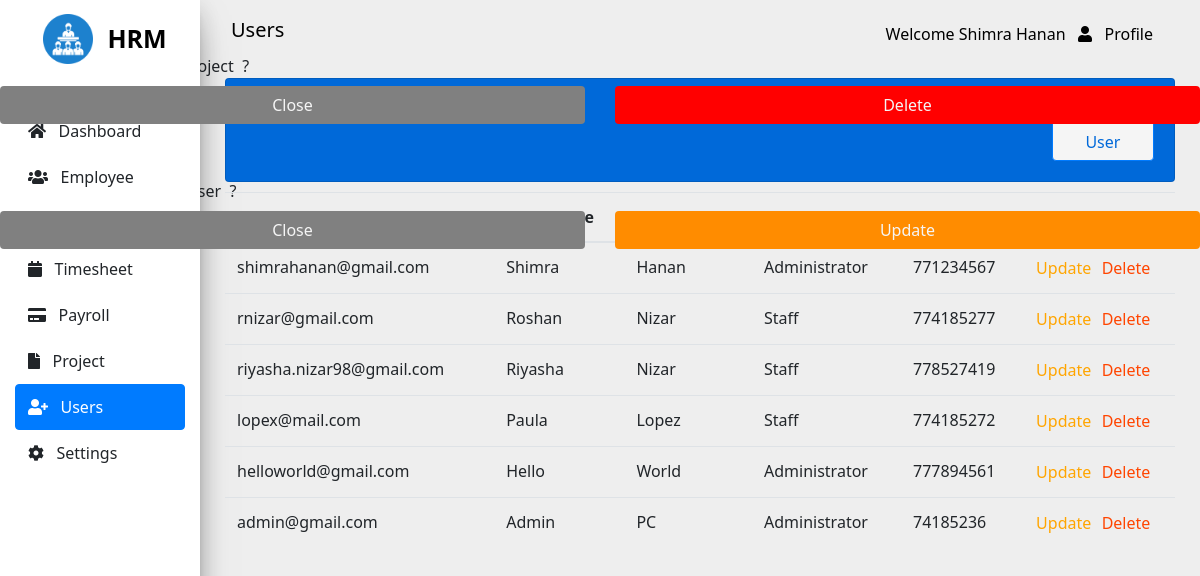
Page /pages/users/index.php (signed in) on the committed database.
### tables this page shows
CREATE TABLE IF NOT EXISTS `user` (
  `firstname` varchar(65) NOT NULL,
  `lastname` varchar(65) NOT NULL,
  `email` varchar(200) NOT NULL,
  `password` varchar(65) NOT NULL,
  `role` tinyint NOT NULL,
  `contactno` int DEFAULT NULL,
  `gender` tinyint(1) NOT NULL,
  `changed` tinyint(1) NOT NULL,
  PRIMARY KEY (`email`)
);

### core/services/common-service.php (called while the page is built, shortened)
<?php
    function getUsername() {
        return $_SESSION["fullname"];
    }
    function getRole($num) {
        if($num == 0) {
            return "Administrator";
        } else if($num == 1) {
            return "Staff";
        }  else {
            return "N/A";
        }
    }
?>

### core/services/user-service.php (called while the page is built, shortened)
<?php
    function getAllUsers($conn) {
        $query = "SELECT * FROM user ORDER BY 1 DESC";
        return $conn->query($query);
    }
?>

### pages/users/index.php (the view, shortened to what this page needs)
<?php
    require '../../core/services/common-service.php';
    require '../../shared/components/sidenav.php';
    require '../../core/services/user-service.php';
?>
<!DOCTYPE html>
<html lang="en">
<head>
    <link rel="stylesheet" href="https://use.fontawesome.com/releases/v5.7.0/css/all.css"
>
    <link rel="stylesheet" href="../../assets/css/common.css" />
    <link rel="stylesheet" href="../../assets/css/users.css" />
</head>
<body>
    <div class="row max-width">
        <div class="col-md-2 side-content">
            <img src="../../assets/images/hrm.png" width="50px" />
            <label>HRM</label>
            <br />
           <div class="button-section">
                <?php echo getSideNav("user"); ?>
            </div>
        </div>
        <div class="col-md-10 nav-content">
            <nav class="navbar">
                <label class="navbar-brand">Users</label>
                <div class="dropdown">
                    <button class="dropbtn" onclick="showDropDown()">
                        Welcome <?php echo getUserName();?> &nbsp
                        <span class="fa fa-user" onclick="showDropDown()"></span> &nbsp Profile
                    </button>
                </div>
            </nav>
            <div class="column maintain-paddings">
                <div class="card main-card">
                    <div class="row more-top-margin">
                        <div class="col-md-9">
                            <h4>View Users</h4>
                        </div>
                        <div class="col-md-3">
                            <a href="./create.php" class="btn btn-primary btn-small">Create User</a>
                        </div>
                    </div>
                </div>
                <div class="slight-top-margin">
                    <table class="table">
                        <thead>
                            <tr>
                                <th>Email Address</th>
                                <th>First Name</th>
                                <th>Last Name</th>
                                <th>Roles</th>
                                <th>Contact No</th>
                                <th>Action</th>
                            </tr>
                        </thead>
                        <tbody>
                            <?php
                                $result = getAllUsers($conn);
                                $count = 0;
                                while($row = mysqli_fetch_assoc($result)) {
                            ?>
                            <tr>
                                <td id="<?php echo 'name'.$count;?>"><?php echo $row["email"];?></td>
                                <td><?php echo $row["firstname"];?></td>
                                <td><?php echo $row["lastname"];?></td>
                                <td><?php echo getRole($row["role"]);?></td>
                                <td><?php echo $row["contactno"] ?? "N/A";?></td>
                                <td>
                                    <div class="row center">
                                        <form method="POST" action="../../core/services/user-services.php">
                                            <input type="button" data-toggle="modal" data-target="#deleteModal"
                                                class="btn-small btn-r btn-d" name="btnDelete"
                                                onclick="deleteUser(<?php echo 'name'.$count;?>)" value="Delete" />
                                            <input type="button" data-toggle="modal" data-target="#updateModal"
                                                class="btn-small btn-r btn-u" name="btnUpdate"
                                                onclick="updateUser(<?php echo 'name'.$count;?>)" value="Update" />
                                        </form>
                                    </div>
                                </td>
                            </tr>
                            <?php
                                $count++;
                                }
                            ?>
                        </tbody>
                    </table>
                </div>
            </div>
        </div>
    </div>
    <div id="deleteUserModal" class="modal">
        <form method="POST" action="../../core/services/user-service.php" class="modal-content">
            <div class="modal-header">
                <span class="close" onclick="closeDeleteModal()">&times;</span>
                <h3 class="modal-title" id="deleteModalLabel">Delete User</h3>
            </div>
            <div class="modal-body">
                <label>Do you want delete this project </label>
                <label>?</label>
            </div>
            <div class="modal-footer">
                <div class="row">
                    <div class="col-md-6">
                        <button type="button" class="btn btn-secondary" onclick="closeDeleteModal()">Close</button>
                    </div>
                    <div class="col-md-6">
                        <button type="submit" class="btn btn-danger" name="btnDelete">Delete</button>
                    </div>
                </div>
            </div>
        </form>
    </div>
    <div id="updateUserModal" class="modal">
        <form method="POST" action="../../core/services/user-service.php" class="modal-content">
            <div class="modal-header">
                <span class="close" onclick="closeUpdateModal()">&times;</span>
                <h3 class="modal-title" id="updateModalLabel">Update User</h3>
            </div>
            <div class="modal-body">
                <label>Do you want update this user </label>
                <label>?</label>
            </div>
            <div class="modal-footer">
                <div class="row">
                    <div class="col-md-6">
                        <button type="button" class="btn btn-secondary" onclick="closeUpdateModal()">Close</button>
                    </div>
                    <div class="col-md-6">
                        <button type="submit" class="btn btn-warning" name="btnUpdateData">Update</button>
                    </div>
                </div>
            </div>
        </form>
    </div>
</body>
</html>

### assets/css/common.css (style rules this page uses)
body { background-color: #eee; margin: 0; font-family: "Segoe UI","Roboto","Helvetica Neue",Arial,"Noto Sans",sans-serif,"Apple Color Emoji","Segoe UI Emoji","Segoe UI Symbol","Noto Color Emoji"; font-size: 1rem; font-weight: 400; line-height: 1.5; color: #212529; text-align: left; }
.row { display: flex; flex-wrap: wrap; margin-right: -15px; margin-left: -15px; }
.col-md, .col-md-1, .col-md-10, .col-md-11, .col-md-12, .col-md-2, .col-md-3, .col-md-4, .col-md-5, .col-md-6, .col-md-7, .col-md-8, .col-md-9, .col-md-auto { position: relative; width: 100%; padding-right: 15px; padding-left: 15px; }
@media only screen and (min-width: 768px) { .col-md-2 { max-width: 16.666667%; } }
@media only screen and (min-width: 768px) { .col-md-3 { max-width: 25%; } }
@media only screen and (min-width: 768px) { .col-md-6 { max-width: 50%; } }
@media only screen and (min-width: 768px) { .col-md-9 { max-width: 75%; } }
@media only screen and (min-width: 768px) { .col-md-10 { max-width: 83.333333%; } }
nav { display: block; }
.btn { display: inline-block; font-weight: 400; color: #212529; text-align: center; vertical-align: middle; user-select: none; background-color: transparent; border: 1px solid transparent; padding: .375rem .75rem; font-size: 1rem; line-height: 1.5; border-radius: .25rem; transition: color .15s ease-in-out,background-color .15s ease-in-out,border-color .15s ease-in-out,box-shadow .15s ease-in-out; }
a { color: #007bff; text-decoration: none; background-color: transparent; }
.navbar { position: relative; display: flex; flex-wrap: wrap; align-items: center; justify-content: space-between; padding: .5rem 1rem; }
.navbar-brand { color: black !important; }
.navbar-brand { display: inline-block; padding-top: .3125rem; padding-bottom: .3125rem; margin-right: 1rem; font-size: 1.25rem; line-height: inherit; white-space: nowrap; }
.dropdown, .dropleft, .dropright, .dropup { position: relative; }
.dropdown .dropbtn { cursor: pointer; font-size: 16px; border: none; outline: none; color: black; padding: 14px 16px; background-color: inherit; font-family: inherit; margin: 0; }
[type=button]:not(:disabled), [type=reset]:not(:disabled), [type=submit]:not(:disabled), button:not(:disabled) { cursor: pointer; }
button, select { text-transform: none; }
button, input { overflow: visible; }
button, input, optgroup, select, textarea { margin: 0; font-family: inherit; font-size: inherit; line-height: inherit; }
button { border-radius: 0; }
.btn-primary:hover, .btn-primary { color: #fff; background-color: #0069d9; border-color: #0062cc; }
label { display: inline-block; margin-bottom: .5rem; }
nav { background-color: transparent; }
.card { padding: 10px; }
.card { position: relative; display: flex; -ms-flex-direction: column; flex-direction: column; min-width: 0; word-wrap: break-word; background-color: #fff; background-clip: border-box; border: 1px solid rgba(0,0,0,.125); border-radius: .25rem; }
.h4, h4 { font-size: 1.5rem; }
.h1, .h2, .h3, .h4, .h5, .h6, h1, h2, h3, h4, h5, h6 { margin-bottom: .5rem; font-weight: 500; line-height: 1.2; }
h1, h2, h3, h4, h5, h6 { margin-top: 0; margin-bottom: .5rem; }
button, input, select { margin: 0; font-family: inherit; font-size: inherit; line-height: inherit; }
.table { width: 100%; margin-bottom: 1rem; color: #212529; }
table { border-collapse: collapse; }
.table thead th { vertical-align: bottom; border-bottom: 2px solid #dee2e6; }
.table td, .table th { padding: .75rem; vertical-align: top; border-top: 1px solid #dee2e6; }
th { text-align: inherit; }
.side-content { background-color: #fff; max-height: 100%; height: 100%; position: fixed; top: 0; bottom: 0; left: 0; text-align: center; font-weight: bold; padding-top: 20px; box-shadow: 0px 16px 36px -12px rgb(0 0 0 /56%), 0 4px 25px 0px rgb(0 0 0 / 12%), 0 8px 10px -5px rgb(0 0 0 /20%) }
.side-content label { color: black; font-size: 25px; }
.side-content img { margin-right: 10px; margin-left: 10px; margin-top:-10px; }
.btn { width: 100%; }
.button-section { margin-top: 20px; }
.nav-content { position: absolute; right: 0; top: 0; float: right; width: calc(100% - 200px); height: 100%; max-height: 100%; }
.maintain-paddings { padding:10px; }
img { vertical-align: middle; border-style: none; }
.btn-primary { color: #fff; background-color: #007bff; border-color: #007bff; }
.btn-danger { background-color: red; color: whitesmoke; }
.btn-warning { background-color: darkorange; color: whitesmoke; }
.btn-secondary { background-color: grey; color: whitesmoke; }

### rows in the picture
user: email "shimrahanan@gmail.com", firstname "Shimra", lastname "Hanan", role "Administrator", contactno "771234567"
user: email "rnizar@gmail.com", firstname "Roshan", lastname "Nizar", role "Staff", contactno "774185277"
user: email "riyasha.nizar98@gmail.com", firstname "Riyasha", lastname "Nizar", role "Staff", contactno "778527419"
user: email "lopex@mail.com", firstname "Paula", lastname "Lopez", role "Staff", contactno "774185272"
user: email "helloworld@gmail.com", firstname "Hello", lastname "World", role "Administrator", contactno "777894561"
user: email "admin@gmail.com", firstname "Admin", lastname "PC", role "Administrator", contactno "74185236"

### other values in the picture
getUserName() "Shimra Hanan"
